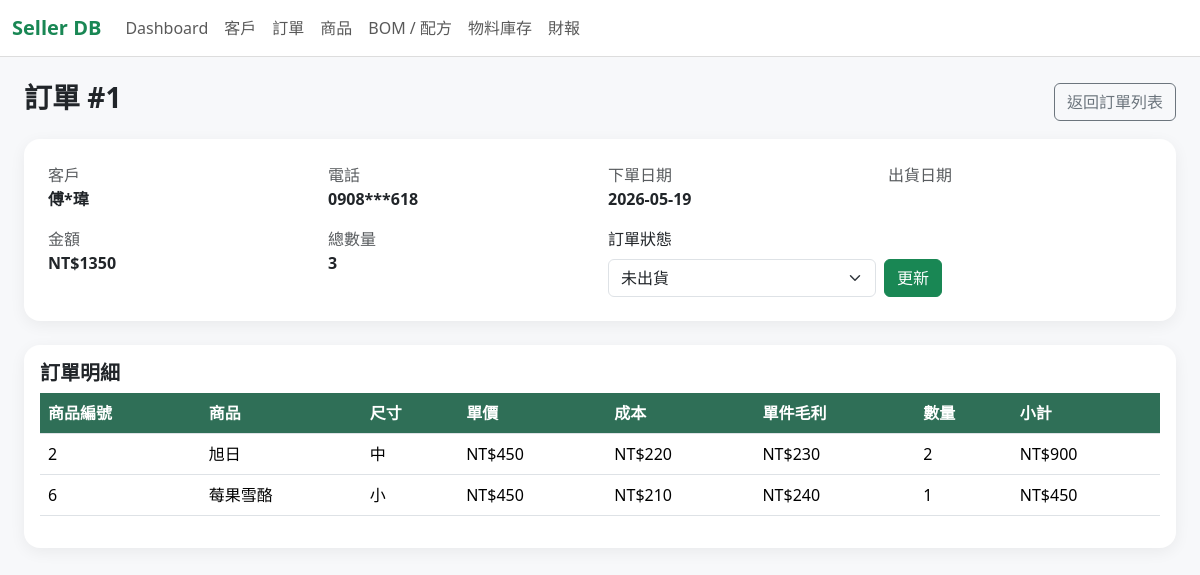
The app's page /orders/1 with its own data.
### tables this page shows
CREATE TABLE "ORDER" (oID TEXT PRIMARY KEY UNIQUE, phone_number TEXT (10) REFERENCES CUSTOMER (phone_number) ON DELETE RESTRICT ON UPDATE CASCADE CHECK (length("phone_number") = 10 AND "phone_number" NOT GLOB '*[^0-9]*'), order_time TEXT CHECK (length(order_time) = 10 AND order_time LIKE '____-__-__'), state TEXT CHECK (state IN ('未出貨', '已出貨', '已取消')), total_amount INTEGER, price NUMERIC, ship_time TEXT CHECK ((length(ship_time) = 10 AND ship_time LIKE '____-__-__') OR ship_time IS NULL OR ship_time = ''));

CREATE TABLE CUSTOMER (phone_number TEXT (10) PRIMARY KEY UNIQUE CHECK (length("phone_number") = 10 AND "phone_number" NOT GLOB '*[^0-9]*'), name TEXT, gender TEXT CHECK (gender IN ('男', '女', '其他')), age INTEGER, platform TEXT, area TEXT);

CREATE TABLE ORDER_DETAIL (oID TEXT REFERENCES "ORDER" (oID) ON DELETE CASCADE ON UPDATE CASCADE, iID TEXT REFERENCES PRODUCT (iID) ON DELETE RESTRICT ON UPDATE CASCADE, size TEXT CHECK (size IN ('大', '中', '小')), quantity INTEGER);

CREATE TABLE PRODUCT (iID TEXT PRIMARY KEY UNIQUE, size TEXT CHECK (size IN ('大', '中', '小')), i_name TEXT, cost NUMERIC, suggested_price NUMERIC, real_price NUMERIC, profits NUMERIC, available INTEGER);

### app.py (the view)
@app.route("/orders/<oID>")
def order_detail(oID):
    db = get_db()
    order = db.execute('''
        SELECT o.*, c.name
        FROM "ORDER" o
        JOIN CUSTOMER c ON c.phone_number = o.phone_number
        WHERE o.oID = ?
    ''', (oID,)).fetchone()
    if order is None:
        flash("找不到訂單", "danger")
        return redirect(url_for("orders"))
    details = db.execute('''
        SELECT od.*, p.i_name, p.real_price, p.cost,
               CAST(COALESCE(NULLIF(p.real_price, ''), '0') AS INTEGER) - CAST(COALESCE(NULLIF(p.cost, ''), '0') AS INTEGER) AS profit
        FROM ORDER_DETAIL od
        JOIN PRODUCT p ON p.iID = od.iID
        WHERE od.oID = ?
        ORDER BY p.i_name, od.size
    ''', (oID,)).fetchall()
    return render_template("order_detail.html", order=order, details=details)

### app.py (called while the page is built)
def get_db():
    if "db" not in g:
        g.db = sqlite3.connect(DB_PATH)
        g.db.row_factory = sqlite3.Row
        g.db.execute("PRAGMA foreign_keys = ON")
    return g.db

@app.template_filter("mask_phone")
def mask_phone(phone):
    phone = str(phone or "")
    if len(phone) == 10 and phone.isdigit():
        return phone[:4] + "***" + phone[-3:]
    return phone

@app.before_request
def setup_database():
    init_db()

### templates/order_detail.html (shortened to what this page needs)
{% extends "base.html" %}
{% block content %}
<div class="d-flex justify-content-between align-items-center mb-3">
    <h3 class="fw-bold">訂單 #{{ order.oID }}</h3>
    <a class="btn btn-outline-secondary" href="{{ url_for('orders') }}">返回訂單列表</a>
</div>
<div class="card p-4 mb-4">
    <div class="row g-3">
        <div class="col-md-3">
            <div class="text-muted">客戶</div>
            <div class="fw-bold">{{ order.name }}</div>
        </div>
        <div class="col-md-3">
            <div class="text-muted">電話</div>
            <div class="fw-bold">{{ order.phone_number|mask_phone }}</div>
        </div>
        <div class="col-md-3">
            <div class="text-muted">下單日期</div>
            <div class="fw-bold">{{ order.order_time }}</div>
        </div>
        <div class="col-md-3">
            <div class="text-muted">出貨日期</div>
        </div>
        <div class="col-md-3">
            <div class="text-muted">金額</div>
            <div class="fw-bold">NT${{ order.price }}</div>
        </div>
        <div class="col-md-3">
            <div class="text-muted">總數量</div>
            <div class="fw-bold">{{ order.total_amount }}</div>
        </div>
        <div class="col-md-6">
            <form class="row g-2 align-items-end" method="post" action="{{ url_for('order_update_state', oID=order.oID) }}">
                <div class="col-md-6">
                    <label class="form-label">訂單狀態</label>
                    <select class="form-select" name="state">
                        {% for s in ["未出貨", "已出貨", "已取消"] %}
                        <option value="{{ s }}" {% if order.state == s %}selected{% endif %}>{{ s }}</option>
                        {% endfor %}
                    </select>
                </div>
                <div class="col-md-3">
                    <button class="btn btn-success">更新</button>
                </div>
            </form>
        </div>
    </div>
</div>
<div class="card p-3">
    <h5 class="fw-bold">訂單明細</h5>
    <div class="table-responsive">
        <table class="table table-hover align-middle">
            <thead>
            <tr>
                <th>商品編號</th>
                <th>商品</th>
                <th>尺寸</th>
                <th>單價</th>
                <th>成本</th>
                <th>單件毛利</th>
                <th>數量</th>
                <th>小計</th>
            </tr>
            </thead>
            <tbody>
            {% for d in details %}
            <tr>
                <td>{{ d.iID }}</td>
                <td>{{ d.i_name }}</td>
                <td>{{ d.size }}</td>
                <td>NT${{ d.real_price }}</td>
                <td>NT${{ d.cost }}</td>
                <td>NT${{ d.profit }}</td>
                <td>{{ d.quantity }}</td>
                <td>NT${{ d.real_price|int * d.quantity|int }}</td>
            </tr>
            {% endfor %}
            </tbody>
        </table>
    </div>
</div>
{% endblock %}

### static/style.css (style rules this page uses)
body { background: #f7f8fa; }
.card { border: 0; border-radius: 16px; box-shadow: 0 4px 16px rgba(0,0,0,.06); }
.table thead th { background: #2f6f57; color: white; vertical-align: middle; }

### records on screen
ORDER: oID "1", phone_number|mask_phone "0908***618", order_time "2026-05-19", price "1350", total_amount "3", state "未出貨"
CUSTOMER: name "傅*瑋"
ORDER_DETAIL: iID "2", i_name "旭日", size "中", real_price "450", cost "220", profit "230", quantity "2", d.real_price|int*d.quantity|int "900"
ORDER_DETAIL: iID "6", i_name "莓果雪酪", size "小", real_price "450", cost "210", profit "240", quantity "1", d.real_price|int*d.quantity|int "450"
